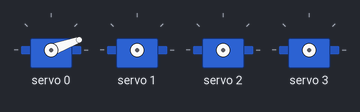
Bench run of a sketch on a simulated Arduino Uno, built with avr-gcc and run on an emulated ATmega328P. On the bench: 4 × servo. What the sketch prints to the serial monitor is not drawn.

Above: at 0.05 s.
At 2.95 s:
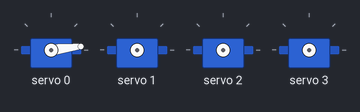
At 4.35 s:
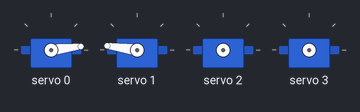
At 5.8 s:
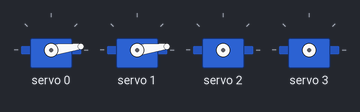
At 8.7 s:
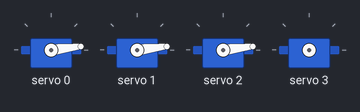
At 11.45 s:
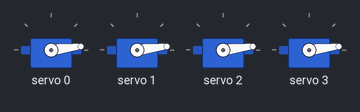
Timing chart, 0 to 14.9 s (numbered marks = the images above):
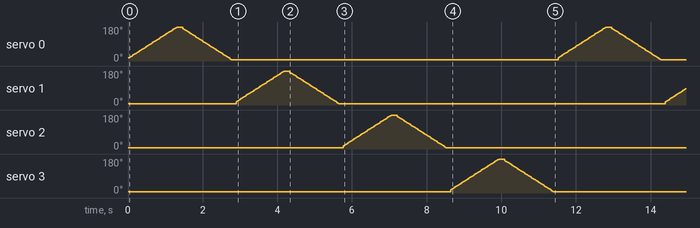

The sketch:

servoMotorTestCode.ino
```cpp
/*servo motor driver board control
 * https://srituhobby.com
 */

#include <Wire.h>
#include <Adafruit_PWMServoDriver.h>

Adafruit_PWMServoDriver srituhobby = Adafruit_PWMServoDriver();

#define servoMIN 150
#define servoMAX 600

byte servo = 0;

void setup() {
  Serial.begin(9600);
  srituhobby.begin();
  srituhobby.setPWMFreq(60);
}

void loop() {

  for (int pulse = servoMIN; pulse < servoMAX; pulse++) {
    srituhobby.setPWM(servo, 0, pulse);
    Serial.println(servo);
  }
  delay(100);

  for (int pulse = servoMAX; pulse > servoMIN; pulse--) {
    srituhobby.setPWM(servo, 0, pulse);
    Serial.println(servo);
  }
  delay(100);

  servo++;
  if (servo > 3) {
    servo = 0;
  }
}
```

servorotate0degree.ino
```cpp
// #include <Servo.h>

// // give the servo angle yo want to rotate/
// #define servoValue  0

// Servo myServo;  // Create a servo object
// Servo myServo2; // Create another servo object


// int servoPin = 9;  // Replace with your servo pin number (e.g., 9, 10, etc.)
// int servo2Pin = 10; // Replace with your other servo pin number


// void setup() {
//   myServo.attach(servoPin);  // Attach the servo to the specified pin
//   myServo2.attach(servo2Pin); // Attach the second servo to its pin

// }

// void loop() {
//   delay(1000);
//   myServo.write(servoValue);
//   delay(1000);
//   myServo2.write(servoValue);

//}
```
